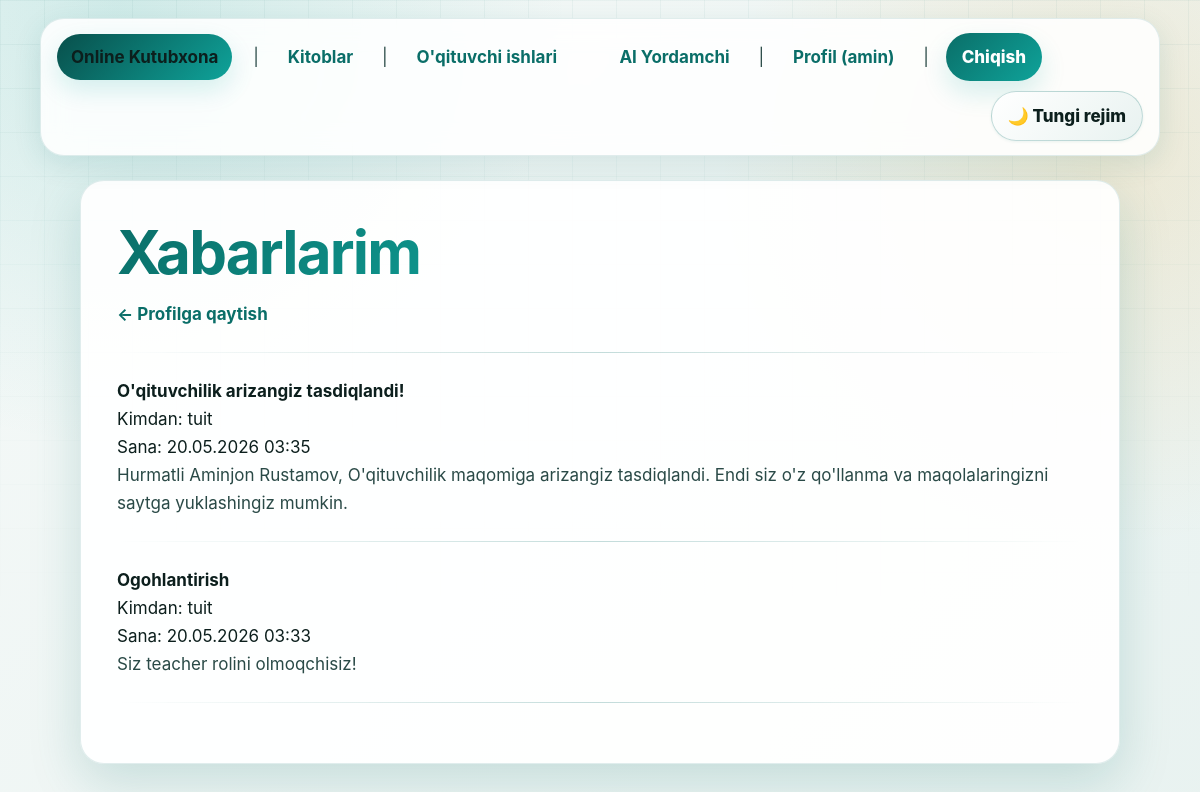
The app's page /profile/messages/ (signed in), older data.
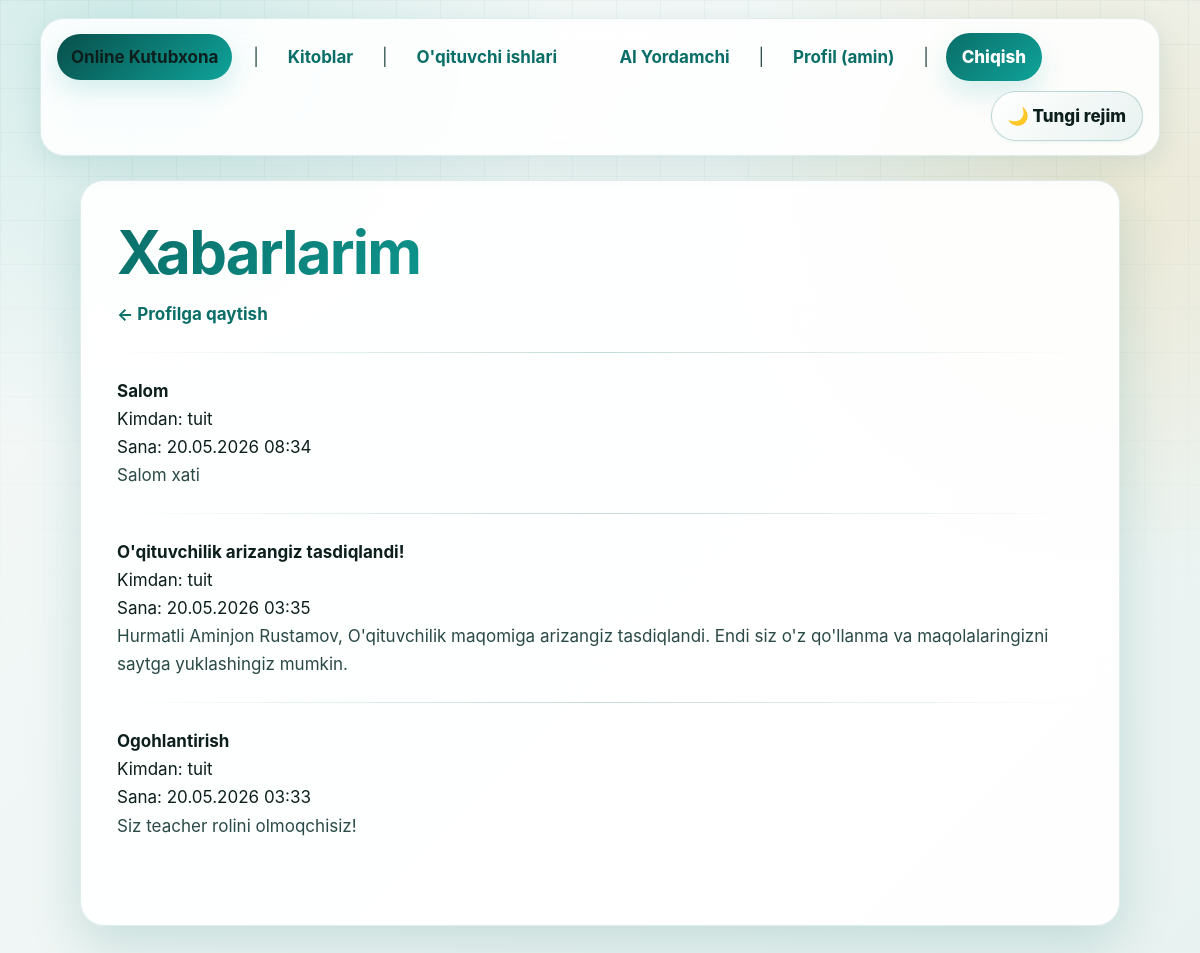
The same page, newer data.
### main/models.py (models this page shows, shortened)
class User(AbstractUser):
    class Role(models.TextChoices):
        STUDENT = 'student', 'Talaba'
        TEACHER = 'teacher', "O'qituvchi"
        ADMIN   = 'admin',   'Admin'
    role = models.CharField(
        max_length=10,
        choices=Role.choices,
        default=Role.STUDENT,
        verbose_name="Rol",
    )
    avatar = models.ImageField(
        upload_to='avatars/',
        null=True,
        blank=True,
        verbose_name="Profil rasmi",
    )
    bio = models.TextField(
        blank=True,
        verbose_name="Biografiya",
    )
    phone = models.CharField(
        max_length=20,
        blank=True,
        verbose_name="Telefon raqami",
    )
    created_at = models.DateTimeField(auto_now_add=True)
    updated_at = models.DateTimeField(auto_now=True)
    groups = models.ManyToManyField(
        'auth.Group',
        related_name='custom_user_set',
        blank=True,
        verbose_name='groups',
    )
    user_permissions = models.ManyToManyField(
        'auth.Permission',
        related_name='custom_user_set',
        blank=True,
        verbose_name='user permissions',
    )
    class Meta:
        verbose_name = "Foydalanuvchi"
        verbose_name_plural = "Foydalanuvchilar"

class AdminMessage(models.Model):
    sender = models.ForeignKey(
        User,
        on_delete=models.CASCADE,
        related_name='sent_messages',
        verbose_name="Jo'natuvchi (admin)",
    )
    recipient = models.ForeignKey(
        User,
        on_delete=models.CASCADE,
        related_name='received_messages',
        verbose_name="Qabul qiluvchi",
    )
    subject = models.CharField(
        max_length=255,
        verbose_name="Mavzu",
    )
    body = models.TextField(
        verbose_name="Xabar matni",
    )
    is_read = models.BooleanField(
        default=False,
        verbose_name="O'qilganmi?",
    )
    read_at = models.DateTimeField(
        null=True,
        blank=True,
        verbose_name="O'qilgan vaqt",
    )
    created_at = models.DateTimeField(auto_now_add=True)
    class Meta:
        verbose_name = "Admin xabari"
        verbose_name_plural = "Admin xabarlari"
        ordering = ['-created_at']

### main/views.py (the view)
# urls.py: path('profile/messages/', views.UserMessagesView.as_view(), name='user-messages'),
class UserMessagesView(LoginRequiredMixin, View):
    template_name = 'main/user_messages.html'
    def get(self, request):
        msgs = AdminMessage.objects.filter(recipient=request.user).order_by('-created_at')
        return render(request, self.template_name, {'messages_list': msgs})

### main/templates/main/user_messages.html (shortened to what this page needs)
{% extends 'base.html' %}
{% block content %}
<h1>Xabarlarim</h1>
<p><a href="{% url 'main:profile' %}">&larr; Profilga qaytish</a></p>
<hr>
{% if messages_list %}
    {% for msg in messages_list %}
        <div>
            <strong>{{ msg.subject }}</strong>
            {% if not msg.is_read %} — <em>[Yangi]</em>{% endif %}<br>
            Kimdan: {{ msg.sender.username }}<br>
            Sana: {{ msg.created_at|date:"d.m.Y H:i" }}<br>
            <p>{{ msg.body }}</p>
        </div>
        <hr>
    {% endfor %}
{% else %}
    <p>Xabarlar yo'q.</p>
{% endif %}
{% endblock %}

### main/templates/base.html (shortened to what this page needs)
{% load static %}
<!DOCTYPE html>
<html lang="uz">
<head>
    <link rel="stylesheet" href="{% static 'main/css/online_library_theme.css' %}">
</head>
<body>
<nav>
    <a href="{% url 'main:home' %}"><strong>Online Kutubxona</strong></a>
    &nbsp;|&nbsp;
    <a href="{% url 'main:book-list' %}">Kitoblar</a>
    &nbsp;|&nbsp;
    <a href="{% url 'main:work-list' %}">O'qituvchi ishlari</a>
    {% if user.is_authenticated %}
        <a href="{% url 'main:chat' %}">AI Yordamchi</a>
        &nbsp;|&nbsp;
        <a href="{% url 'main:profile' %}">Profil ({{ user.username }})</a>
        &nbsp;|&nbsp;
        <form method="post" action="{% url 'main:logout' %}" style="display:inline">
            <button type="submit">Chiqish</button>
        </form>
    {% else %}
        <a href="{% url 'main:login' %}">Kirish</a>
        &nbsp;|&nbsp;
        <a href="{% url 'main:register' %}">Ro'yxatdan o'tish</a>
    {% endif %}
</nav>
<main>
    {% block content %}{% endblock %}
</main>
</body>
</html>

### main/static/main/css/online_library_theme.css (style rules this page uses)
:root { --primary: #0a6e68; --primary-light: #0fa39a; --primary-dark: #084f4b; --primary-glow: rgba(10, 110, 104, 0.10); --primary-glow2: rgba(15, 163, 154, 0.16); --accent: #e8a838; --accent-glow: rgba(232, 168, 56, 0.16); --surface: #f5f9f8; --surface-low: #e8f2f0; --surface-card: #ffffff; --text: #0c1f1d; --text-secondary:#2a4a47; --text-muted: #5d8480; --border: rgba(10, 110, 104, 0.12); --border-strong: rgba(10, 110, 104, 0.24); --shadow-xs: 0 1px 3px rgba(10, 110, 104, 0.08); --shadow: 0 8px 28px rgba(10, 110, 104, 0.12); --shadow-lg: 0 18px 52px rgba(10, 110, 104, 0.18); --error: #c0392b; --error-glow: rgba(192, 57, 43, 0.10); --success: #047857; --radius-sm: 10px; --radius: 16px; --radius-lg: 24px; --reader-font: 17px; color-scheme: light; }
* { box-sizing: border-box; }
html { min-height: 100%; scroll-behavior: smooth; }
body { margin: 0; min-height: 100vh; color: var(--text); font-family: Inter, ui-sans-serif, system-ui, -apple-system, BlinkMacSystemFont, "Segoe UI", Arial, sans-serif; font-size: var(--reader-font); line-height: 1.65; background: radial-gradient(circle at 10% 0%, var(--primary-glow2), transparent 28rem), radial-gradient(circle at 92% 18%, var(--accent-glow), transparent 24rem), linear-gradient(135deg, var(--surface), var(--surface-low)); transition: background-color 240ms ease, color 240ms ease; }
body::before { content: ""; position: fixed; inset: 0; pointer-events: none; z-index: -1; opacity: 0.38; background-image: linear-gradient(var(--border) 1px, transparent 1px), linear-gradient(90deg, var(--border) 1px, transparent 1px); background-size: 44px 44px; mask-image: linear-gradient(to bottom, #000, transparent 72%); }
a { color: var(--primary); font-weight: 700; text-decoration: none; text-underline-offset: 5px; transition: color 180ms ease, background-color 180ms ease, transform 180ms ease, box-shadow 180ms ease; }
nav { width: min(1120px, calc(100% - 28px)); margin: 18px auto 0; padding: 14px 16px; display: flex; flex-wrap: wrap; align-items: center; gap: 10px 12px; position: sticky; top: 12px; z-index: 20; color: var(--text-secondary); background: color-mix(in srgb, var(--surface-card) 88%, transparent); border: 1px solid var(--border); border-radius: var(--radius-lg); box-shadow: var(--shadow); backdrop-filter: blur(14px) saturate(1.2); animation: navDrop 520ms ease both; }
nav a, nav button { min-height: 40px; display: inline-flex; align-items: center; justify-content: center; border-radius: 999px; white-space: nowrap; }
nav a { padding: 8px 12px; }
nav a:first-child { margin-right: 4px; padding: 9px 14px; color: #fff; background: linear-gradient(135deg, var(--primary-dark), var(--primary-light)); box-shadow: 0 10px 24px var(--primary-glow2); text-decoration: none; }
nav form { display: inline-flex !important; margin: 0; padding: 0; background: transparent; border: 0; box-shadow: none; }
main { width: min(1040px, calc(100% - 28px)); margin: 24px auto; padding: clamp(20px, 4vw, 36px); background: color-mix(in srgb, var(--surface-card) 92%, transparent); border: 1px solid var(--border); border-radius: var(--radius-lg); box-shadow: var(--shadow-lg); animation: pageFadeUp 520ms ease both; }
hr { height: 1px; margin: 24px 0; border: 0; background: linear-gradient(90deg, transparent, var(--border-strong), transparent); }
h1, h2, h3 { margin: 0 0 12px; color: var(--text); line-height: 1.18; letter-spacing: -0.03em; }
h1 { font-size: clamp(2rem, 5vw, 3.8rem); background: linear-gradient(135deg, var(--primary), var(--primary-light), var(--accent)); -webkit-background-clip: text; background-clip: text; color: transparent; }
p { margin: 0 0 14px; color: var(--text-secondary); }
strong { color: var(--text); }
button, a[href*="register"], a[href*="login"], a[href*="book-list"], a[href*="work-create"], a[href*="my-works"], a[href*="profile-edit"], a[href$=".url"] { cursor: pointer; }
button, input[type="submit"], input[type="button"] { border: 0; padding: 10px 16px; color: #fff; font: inherit; font-weight: 800; background: linear-gradient(135deg, var(--primary), var(--primary-light)); border-radius: 999px; box-shadow: 0 12px 26px var(--primary-glow2); transition: transform 180ms ease, box-shadow 180ms ease, filter 180ms ease; }
main > p > a, main > form + p a, li a, p a { border-radius: 10px; }
.js-reveal { opacity: 0; transform: translateY(14px) scale(0.99); }
.js-reveal.is-visible { opacity: 1; transform: none; transition: opacity 520ms ease, transform 520ms ease; }

Row changes from the older to the newer data that the page shows:
added AdminMessage: subject "Salom", sender.username "tuit", created_at "20.05.2026 08:34", body "Salom xati"
